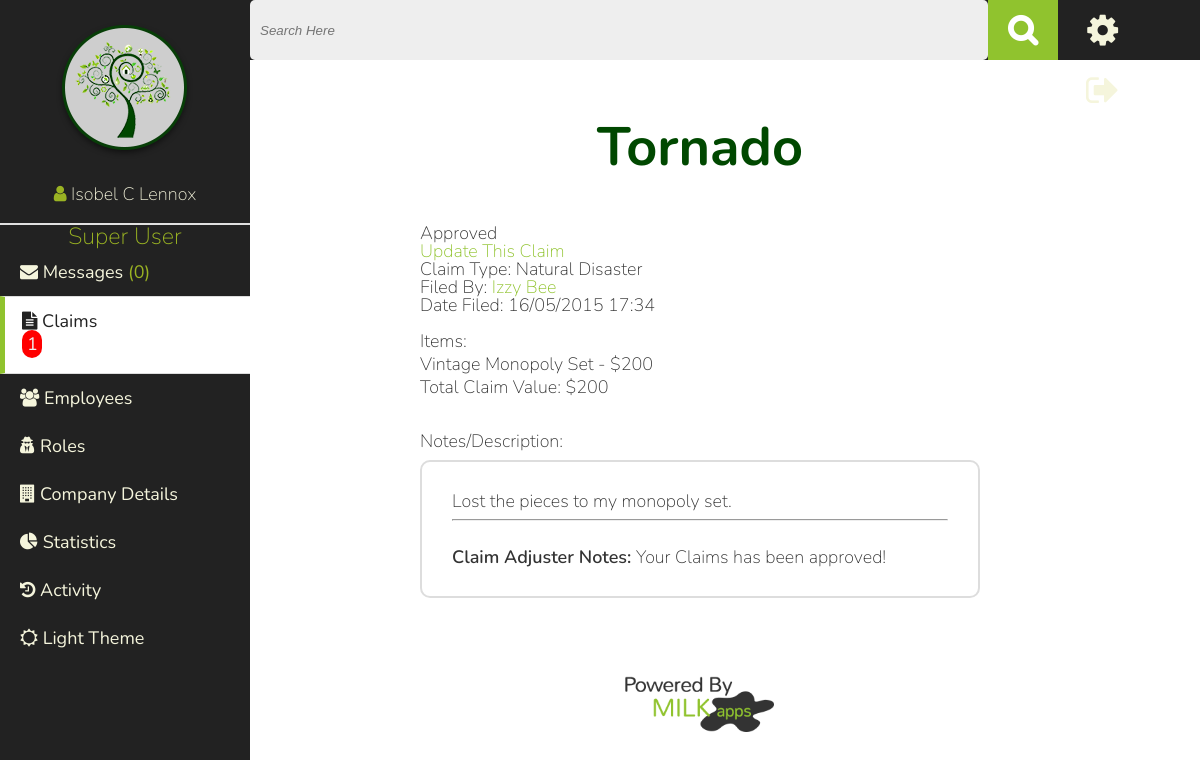
The page /claim_details.php?id=9 (signed in) on the database its author committed.
### tables this page shows
CREATE TABLE IF NOT EXISTS `company_details` (
  `id` int(11) NOT NULL,
  `logo` varchar(60) DEFAULT NULL,
  `name` varchar(60) NOT NULL,
  `address` varchar(60) NOT NULL,
  `city` varchar(60) NOT NULL,
  `state` varchar(20) NOT NULL,
  `zip` varchar(10) NOT NULL,
  `phone` varchar(20) NOT NULL,
  `content` varchar(500) NOT NULL
);

CREATE TABLE IF NOT EXISTS `roles` (
  `id` int(11) NOT NULL,
  `name` varchar(60) NOT NULL
);

CREATE TABLE IF NOT EXISTS `claims` (
  `id` int(11) NOT NULL,
  `status_id` int(7) NOT NULL,
  `datetime` varchar(60) NOT NULL,
  `title` varchar(60) NOT NULL,
  `notes` varchar(999) NOT NULL,
  `claim_type` int(7) NOT NULL,
  `user_id` int(7) NOT NULL,
  `updated` varchar(10) NOT NULL
);

CREATE TABLE IF NOT EXISTS `status_types` (
  `id` int(11) NOT NULL,
  `name` varchar(60) NOT NULL
);

CREATE TABLE IF NOT EXISTS `claim_types` (
  `id` int(11) NOT NULL,
  `name` varchar(30) NOT NULL
);

CREATE TABLE IF NOT EXISTS `users` (
  `id` int(11) NOT NULL,
  `is_employee` int(1) NOT NULL,
  `role` int(7) NOT NULL,
  `is_verified` int(1) NOT NULL,
  `email` varchar(100) NOT NULL,
  `password` varchar(60) NOT NULL,
  `first_name` varchar(60) NOT NULL,
  `last_name` varchar(60) NOT NULL,
  `address` varchar(150) NOT NULL,
  `city` varchar(60) NOT NULL,
  `state` int(7) NOT NULL,
  `zip` varchar(10) NOT NULL,
  `phone` varchar(20) NOT NULL,
  `theme` int(1) NOT NULL,
  `policy_number` varchar(150) NOT NULL,
  `profile_content` varchar(500) NOT NULL,
  `avatar` varchar(200) NOT NULL,
  `account_disabled` int(1) NOT NULL
);

CREATE TABLE IF NOT EXISTS `items` (
  `id` int(11) NOT NULL,
  `user_id` int(7) DEFAULT NULL,
  `category` int(7) DEFAULT NULL,
  `room_id` int(7) DEFAULT NULL,
  `name` varchar(60) DEFAULT NULL,
  `purchase_date` varchar(60) DEFAULT NULL,
  `purchase_price` varchar(20) DEFAULT NULL,
  `declared_value` varchar(60) DEFAULT NULL,
  `notes` varchar(999) DEFAULT NULL,
  `upload_date` varchar(20) DEFAULT NULL,
  `updated` varchar(20) DEFAULT NULL,
  `in_trash` int(2) DEFAULT NULL
);

### inc/functions.php (called while the page is built, shortened)
<?php ob_start();
function find_user_by_id($user_id) {
    global $connection;
    $safe_user_id = mysqli_real_escape_string($connection, $user_id);
    $query  = "SELECT * ";
    $query .= "FROM users ";
    $query .= "WHERE id = {$safe_user_id} ";
    $query .= "LIMIT 1";
    $user_set = mysqli_query($connection, $query);
    if($user = mysqli_fetch_assoc($user_set)) {
        return $user;
    } else {
        return null;
    }
}
?>

### claim_details.php (the view, shortened to what this page needs)
<?php
$current_page="claims";
include("inc/header.php"); ?>
<?php
if(isset($_GET['id'])){
    $query  = "SELECT * FROM claims WHERE id={$_GET['id']}";
    $result = mysqli_query($connection, $query);
    if($result){
        foreach($result as $show){
              if($_SESSION['is_employee']==1 || $show['user_id']===$_SESSION['user_id'] ){
                    $type_query  = "SELECT * FROM claim_types WHERE id={$show['claim_type']}";
                    $type_result = mysqli_query($connection, $type_query);
                    if($type_result){
                        $type_array=mysqli_fetch_assoc($type_result);
                        $claim_type=$type_array['name'];
                    }
                   echo "<h1>".$show['title']."</h1>";
                    $status_query  = "SELECT * FROM status_types WHERE id={$show['status_id']}";
                    $status_result = mysqli_query($connection, $status_query);
                    if($status_result){
                        $status_array=mysqli_fetch_assoc($status_result);
                        $status=$status_array['name'];
                    }
                    if($_SESSION['is_employee']==1){
                        echo $status;
                     foreach($_SESSION['permissions'] as $key => $val){
                        if($val==4){
                           $permission=1;
                            }
                        }
                        if($permission==1){
                        echo "<br/><a href=\"update_claim.php?id=".$_GET['id']."\">Update This Claim</a><br/>";
                        }
                    }
            echo "Claim Type: ".$claim_type."<br/>";
            $user=find_user_by_id($show['user_id']);
            $username=$user['first_name']." ".$user['last_name'];
            echo "Filed By: <a href=\"profile.php?user=".$user['id']."\">".$username."</a><br/>";
            echo "Date Filed: ".$show['datetime']."<br/><br/>";
            echo "Items: <ul>";
            $item_query  = "SELECT * FROM claim_items WHERE claim_id={$show['id']}";
            $item_result = mysqli_query($connection, $item_query);
                  $total_value=0;
            foreach($item_result as $item){
                  $itemname_query  = "SELECT * FROM items WHERE id={$item['item_id']}";
                  $itemname_result = mysqli_query($connection, $itemname_query);
                  foreach($itemname_result as $itemname){
                        $dollar= strtok($itemname['declared_value'], '.');
                        $value=preg_replace("/[^0-9]/","",$dollar);
                        echo "<li> <a href=\"item_details.php?id=".$itemname['id']."\">".$itemname['name']."</a> - $".$value."</li>";
                        $total_value=$total_value+$value;
                    }
            }
                  echo "Total Claim Value: $".$total_value;
            echo "</ul>";
            echo "<br/><br/>";
            echo "Notes/Description: <div class=\"notes_container\">".$show['notes']."</div><br/>";
    }else{
        echo "Oops! It looks like you do not have permission to be here";
     }
        }
     }
}else{
    echo "This claim does not exist!";
}
 ?>
<?php include("inc/footer.php"); ?>

### inc/header.php (shortened to what this page needs)
<?php require_once("inc/session.php");
require_once("inc/functions.php");
?>
<!DOCTYPE html>
<html>
    <head>
        <?php if(isset($_SESSION['theme'])){
        if($_SESSION['theme']==1){
                     ?>
                    <link rel="stylesheet" href="css/style.css">
                    <link rel="stylesheet" href="css/dark-theme.css">
            <?php  }else{
                      ?>
                    <link rel="stylesheet" href="css/style.css">
            <?php   }
        }else{ ?>
            <link rel="stylesheet" href="css/style.css">
        <?php } ?>
        <link rel="stylesheet" href="//maxcdn.bootstrapcdn.com/font-awesome/4.3.0/css/font-awesome.min.css">
    </head>
<body>
<nav>
  <div class= 'logo_user'>
    <?php
        $logo_query="SELECT * FROM company_details";
        $logo_found=mysqli_query($connection, $logo_query);;
        if($logo_found){
            $details=mysqli_fetch_assoc($logo_found);
            $logo=$details['logo'];
        }else{
            $logo="img/under_my_roof_sm.png";
        }
        ?>
    <a href="index.php"><img src="<?php echo $logo; ?>" alt="Greenwell Bank Logo"></a><br>
    <i class="fa fa-user"> </i> <a title="Your Profile" href="profile.php"><?php echo $_SESSION['username']; ?></a>
  </div>
<?php
if($_SESSION['is_employee']==0){
         ?>
        <ul>
         <?php
                if(!isset($current_page) || $current_page=="dashboard"){
                    echo "<li class=\"current_page\"><a href=\"index.php\"><i class=\"fa fa-tachometer\"></i> Dashboard</a></li>";
                }else{
                   echo " <li><a href=\"index.php\"><i class=\"fa fa-tachometer\"></i> Dashboard</a></li>";
                }
            ?>
                <?php
                if(isset($current_page) && $current_page=="inventory"){
                    echo "<li class=\"current_page\"><a href='inventory.php'><i class=\"fa fa-cubes\"></i> Inventory</a>";
                    echo "<ul>";
                    if(isset($sub_page)&&($sub_page == "add_item")) {
                      echo "<li class=\"sub_page\"><a href='add_item.php'><i class=\"fa fa-plus\"></i> Add Item</a></li>";
                    } else {
                      echo "<li><a href=\"add_item.php\"><i class=\"fa fa-plus\"></i> Add Item</a></li>";
                    }
                    if(isset($sub_page)&&($sub_page == "view_rooms")) {
                      echo "<li class=\"sub_page\"><a href='rooms.php'><i class=\"fa fa-eye\"></i> View Rooms</a></li>";
                    } else {
                      echo "<li><a href='rooms.php'><i class=\"fa fa-eye\"></i> View Rooms</a></li>";
                    }
                    echo "</ul></li>";
                ?>
            <?php
                }else{
                   echo " <li><a href='inventory.php'><i class=\"fa fa-cubes\"></i> Inventory</a> ";
                     ?>
              <ul>
                <li><a href="add_item.php"><i class="fa fa-plus"></i> Add Item</a></li>
                <li><a href="rooms.php"><i class="fa fa-eye"></i> View Rooms</a></li>
              </ul> </li>
               <?php
                }
            if(isset($current_page) && $current_page=="claims"){  ?>
            <li class="current_page"><a href="claim_history.php"><i class="fa fa-folder-open"></i> Claims</a>
            <ul>
          <?php
              if(isset($sub_page)&&($sub_page == "file_claim")) {
                echo "<li class=\"sub_page\"><a href=\"file_new_claim.php\"><i class=\"fa fa-file-text\"></i> File Claim</a></li> ";
              } else {
                echo "<li><a href=\"file_new_claim.php\"><i class=\"fa fa-file-text\"></i> File Claim</a></li>";
              }?>
            </ul>
            </li>
<?php }else{
            $all_query  = "SELECT COUNT(*) as total FROM claims WHERE user_id={$_SESSION['user_id']}";
            $all_result = mysqli_query($connection, $all_query);
            $data=mysqli_fetch_assoc($all_result);
          ?>
            <li><a href="claim_history.php"><i class="fa fa-folder-open"></i> Claims</a> <div class="claim_alert"><?php echo $data['total']; ?></div>
                <ul>
                 <li><a href="file_new_claim.php"><i class="fa fa-file-text"></i> File Claim</a></li>
                </ul>
            </li>
   <?php }
             if(isset($current_page) && $current_page=="activity"){ ?>
            <li class="current_page"><a href="activity.php"><i class="fa fa-history"></i> Activity</a></li>
            <?php }else{ ?>
             <li><a href="activity.php"><i class="fa fa-history"></i> Activity</a></li>
           <?php  }
            if(isset($current_page) && $current_page=="help"){?>
            <li class="current_page"><a href="help.php"><i class="fa fa-question"></i> Help</a></li>
             <?php }else{ ?>
              <li><a href="help.php"><i class="fa fa-question"></i> Help</a></li>
              <?php  } ?>
        </ul>
<?php }else{
     ?>
     <?php
    $role_query  = "SELECT * FROM roles WHERE id={$_SESSION['role']}";
    $role_result = mysqli_query($connection, $role_query);
    if($role_result){
        $role=mysqli_fetch_assoc($role_result);
        echo "<h4>".$role['name']."</h4>";
    }
    $claim_notification="SELECT COUNT(*) as total FROM claims WHERE status_id=0";
    $result=mysqli_query($connection, $claim_notification);
    $data=mysqli_fetch_assoc($result);
    $total= $data['total'];
   $role=0;
     foreach($_SESSION['permissions'] as $key => $val){
        if($val==3){
            $role++;
        }
    }  ?>
            <ul>
                   <?php
                    $message_query="SELECT COUNT(*) as messages FROM messages WHERE sent_to={$_SESSION['user_id']} AND viewed=0";
                    $message_found=mysqli_query($connection, $message_query);
                    $mes=mysqli_fetch_assoc($message_found);
                    $num_messg= $mes['messages'];
                    ?>
                <?php  if(isset($current_page) &&  $current_page=="messages"){ ?>
                        <li class="current_page"><a href="messages.php"><i class="fa fa-envelope"></i> Messages </a>(<?php echo $num_messg; ?>)</li>
              <?php  }else{ ?>
                      <li><a href="messages.php"><i class="fa fa-envelope"></i> Messages </a>(<?php echo $num_messg; ?>)</li>
             <?php   } ?>
                <?php
                      if(isset($current_page) && $current_page=="claims"){ ?>
                <li class="current_page"><a href="claims.php?pending"><i class="fa fa-file-text"></i> Claims </a><div class="claim_alert"><?php echo $total; ?></div></li>
              <?php  }else{ ?>
                <li><a href="claims.php?pending"><i class="fa fa-file-text"></i> Claims </a><div class="claim_alert"><?php echo $total; ?></div></li>
             <?php   } ?>
                <?php  if(isset($current_page) && $current_page=="employees"){ ?>
                        <li class="current_page"><a href="employees.php"><i class="fa fa-users"></i> Employees</a></li>
              <?php  }else{ ?>
                     <li><a href="employees.php"><i class="fa fa-users"></i> Employees</a></li>
             <?php   } ?>
                <?php  if(isset($current_page) && $current_page=="roles"){
                        if($role == 1){ ?>
                            <li class="current_page"><a href="roles.php"><i class="fa fa-user-secret"></i> Roles</a></li>
                        <?php }?>
              <?php  }else{
                        if($role == 1){ ?>
                <li><a href="roles.php"><i class="fa fa-user-secret"></i> Roles</a></li>
                <?php }?>
             <?php   } ?>
            <?php  if(isset($current_page) && $current_page=="company"){ ?>
                        <li class="current_page"><a href="company_details.php"><i class="fa fa-building"></i> Company Details</a></li>
              <?php  }else{ ?>
                      <li><a href="company_details.php"><i class="fa fa-building"></i> Company Details</a></li>
             <?php   } ?>
               <?php  if(!isset($current_page) || $current_page=="dashboard"){ ?>
                        <li class="current_page"><a href="index.php"><i class="fa fa-pie-chart"></i> Statistics</a></li>
              <?php  }else{ ?>
                  <li><a href="index.php"><i class="fa fa-pie-chart"></i> Statistics</a></li>
             <?php   } ?>
                <?php if(isset($current_page) && $current_page=="activity"){ ?>
                <li class="current_page"><a href="activity.php"><i class="fa fa-history"></i> Activity</a></li>
                    <?php }else{ ?>
                     <li><a href="activity.php" ><i class="fa fa-history"></i> Activity</a></li>
                   <?php  } ?>
            </ul>
<?php }  ?>
            <ul id="themes">
                 <?php if(isset($_SESSION['theme'])){
            if($_SESSION['theme']==1){
                  echo "<li><a href=\"edit.php?theme\"><i class=\"fa fa-sun-o\"></i> Light Theme</a></li>";
                    }else{
                    echo "<li><a href=\"edit.php?theme\"><i class=\"fa fa-moon-o\"></i> Dark Theme</a></li>";
                    }
                }else{
            echo "<li><a href=\"edit.php?theme\"><i class=\"fa fa-moon-o\"></i> Dark Theme</a></li>";
            }
        ?>
             </ul>
          </nav>
<header>
    <div class="search_container">
        <form class='search' action="search.php" method="POST">
          <input type="search" placeholder='Search Here' name="query" id="searchbar">
          <input type="submit" name="search" id="nav_search" value="&#xf002;">
      </form>
  </div>
    <div class="account_links">
        <div>
          <a title="Manage Account Settings" href="settings.php?user=<?php echo $_SESSION['user_id'] ?>"><i id="spinCog" class="fa fa-cog fa-2x"></i></a>
        </div>
        <div>
          <a title="Log Out" href="logout.php"><i class="fa fa-sign-out fa-2x"></i></a>
        </div>
    </div>
</header>
        <div class="clearfix" id="page">
              <div class="content_wrapper">

### rows shown on the page
company_details: logo (picture)
roles: name "Super User"
claims: title "Tornado", status_types.name "Approved", claim_types.name "Natural Disaster", user.last_name "Izzy Bee", datetime "16/05/2015 17:34", total_value "200", notes "Lost the pieces to my monopoly set. Claim Adjuster Notes: Your Claims has been approved!"
items: name "Vintage Monopoly Set", declared_value "200"

### other values the page prints
$_SESSION['username'] "Isobel C Lennox"
$num_messg "0"
$total "1"
